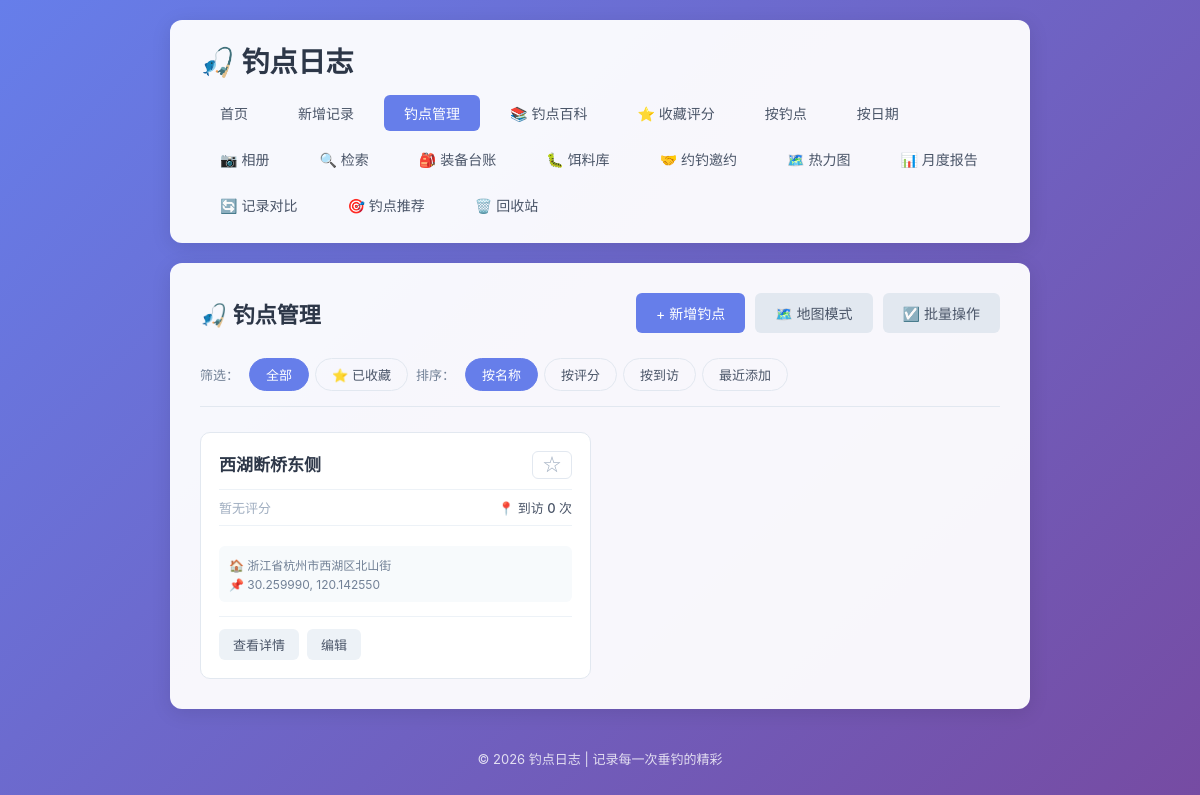
The app's page /spots, older data.
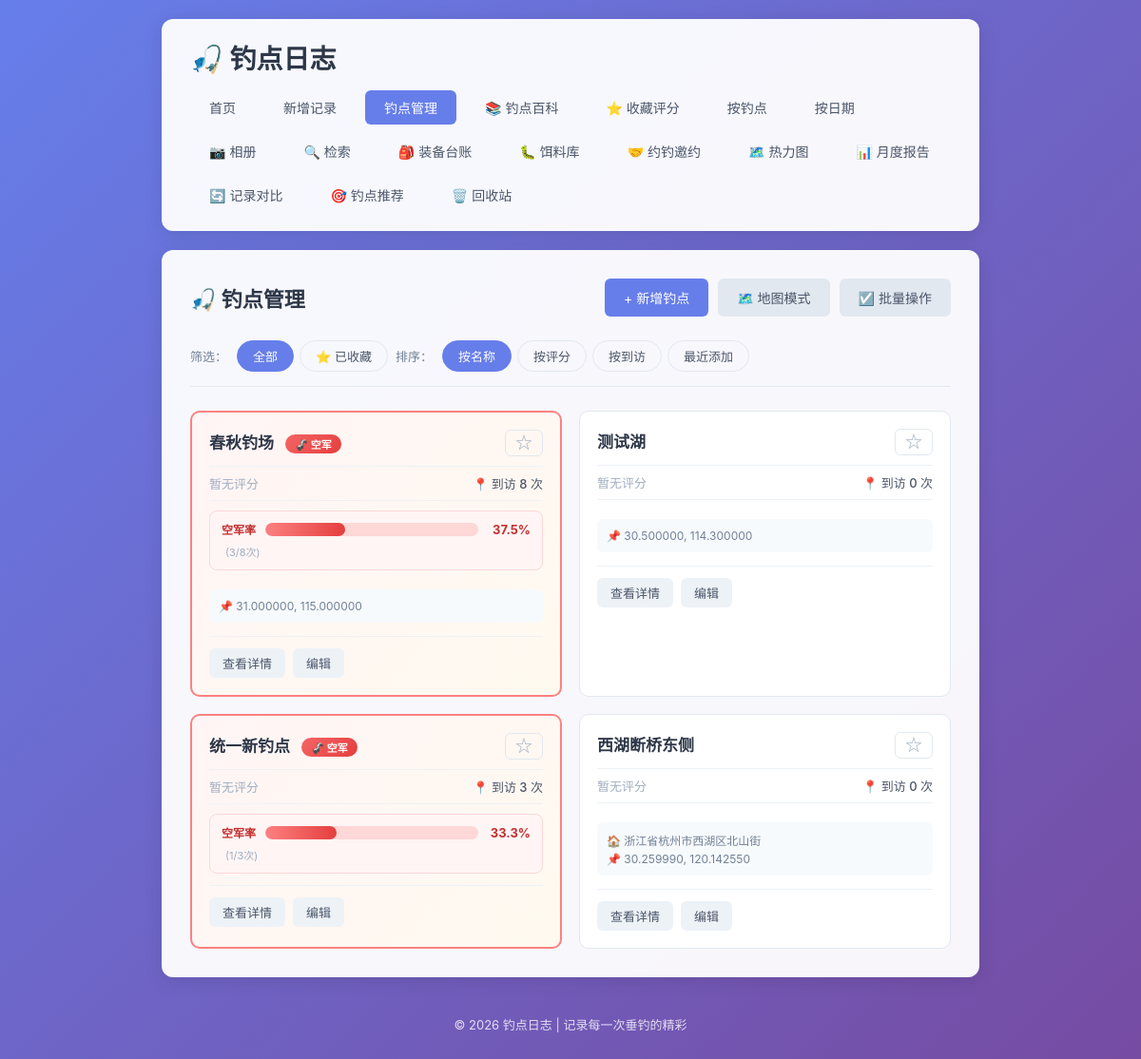
The same page, newer data.
### tables this page shows
CREATE TABLE fishing_spots (
            id INTEGER PRIMARY KEY AUTOINCREMENT,
            name TEXT NOT NULL UNIQUE,
            description TEXT,
            latitude REAL,
            longitude REAL,
            address TEXT,
            is_favorite INTEGER DEFAULT 0,
            created_at TIMESTAMP DEFAULT CURRENT_TIMESTAMP
        , deleted_at TIMESTAMP);

### app.py (the view)
@app.route('/spots')
def spots_list():
    conn = get_db()
    filter_type = request.args.get('filter', 'all')
    sort_by = request.args.get('sort', 'name')
    query = '''
        SELECT s.*,
               (SELECT AVG(r.rating) FROM spot_ratings r WHERE r.spot_id = s.id) as avg_rating,
               (SELECT COUNT(*) FROM spot_ratings r WHERE r.spot_id = s.id) as rating_count
        FROM fishing_spots s
        WHERE s.deleted_at IS NULL
    '''
    params = []
    conditions = []
    if filter_type == 'favorite':
        conditions.append('s.is_favorite = 1')
    if conditions:
        query += ' AND ' + ' AND '.join(conditions)
    if sort_by == 'rating':
        query += ' ORDER BY avg_rating IS NULL, avg_rating DESC, s.name'
    elif sort_by == 'visit':
        query += ' ORDER BY (SELECT COUNT(*) FROM fishing_logs l WHERE l.spot = s.name) DESC, s.name'
    elif sort_by == 'recent':
        query += ' ORDER BY s.created_at DESC'
    else:
        query += ' ORDER BY s.name'
    spots = conn.execute(query, params).fetchall()
    spot_list = []
    for spot in spots:
        spot_dict = dict(spot)
        spot_dict['visit_count'] = get_spot_visit_count(conn, spot['name'])
        spot_dict['avg_rating'] = round(spot_dict['avg_rating'], 1) if spot_dict['avg_rating'] else 0
        spot_dict['skunk_stats'] = get_spot_skunk_stats(conn, spot['name'])
        spot_list.append(spot_dict)
    conn.close()
    return render_template('spots.html', spots=spot_list, filter_type=filter_type, sort_by=sort_by)

### app.py (called while the page is built)
def get_db():
    conn = sqlite3.connect(DB_PATH)
    conn.row_factory = sqlite3.Row
    return conn

def get_spot_visit_count(conn, spot_name):
    result = conn.execute(
        'SELECT COUNT(*) as cnt FROM fishing_logs WHERE spot = ? AND deleted_at IS NULL',
        (spot_name,)
    ).fetchone()
    return result['cnt'] if result else 0

def is_skunked(harvest_str):
    if not harvest_str:
        return True
    harvest_str = str(harvest_str).strip()
    if not harvest_str:
        return True
    zero_keywords = [
        '空军', '白板', '打龟', '空手', '空竿', '光头',
        '没钓到', '无收获', '零收获', '零', '0', '打飞机',
        '参军', '空', '龟', '白跑一趟', '参军了', '空军了'
    ]
    lower_str = harvest_str.lower()
    for kw in zero_keywords:
        if kw.lower() in lower_str:
            return True
    return False

### templates/spots.html (shortened to what this page needs)
{% extends 'base.html' %}
{% block content %}
    <div class="page-header">
        <h2>🎣 钓点管理</h2>
        <div style="display: flex; gap: 10px; flex-wrap: wrap;">
            <a href="{{ url_for('add_spot') }}" class="btn btn-primary">+ 新增钓点</a>
            <button class="btn btn-secondary" id="toggle-map-btn" onclick="toggleMapView()">🗺️ 地图模式</button>
            <button class="btn btn-secondary" id="toggleBatchBtn" onclick="toggleBatchMode()">☑️ 批量操作</button>
        </div>
    </div>
    <div class="filter-bar">
        <div class="filter-group">
            <span class="filter-label">筛选：</span>
            <a href="{{ url_for('spots_list', filter='all', sort=sort_by) }}" class="filter-btn {% if filter_type == 'all' %}active{% endif %}">全部</a>
            <a href="{{ url_for('spots_list', filter='favorite', sort=sort_by) }}" class="filter-btn {% if filter_type == 'favorite' %}active{% endif %}">⭐ 已收藏</a>
        </div>
        <div class="filter-group">
            <span class="filter-label">排序：</span>
            <a href="{{ url_for('spots_list', filter=filter_type, sort='name') }}" class="filter-btn {% if sort_by == 'name' %}active{% endif %}">按名称</a>
            <a href="{{ url_for('spots_list', filter=filter_type, sort='rating') }}" class="filter-btn {% if sort_by == 'rating' %}active{% endif %}">按评分</a>
            <a href="{{ url_for('spots_list', filter=filter_type, sort='visit') }}" class="filter-btn {% if sort_by == 'visit' %}active{% endif %}">按到访</a>
            <a href="{{ url_for('spots_list', filter=filter_type, sort='recent') }}" class="filter-btn {% if sort_by == 'recent' %}active{% endif %}">最近添加</a>
        </div>
    </div>
    <div id="spots-list-container">
    {% if spots %}
        <div class="spot-grid">
            {% for spot in spots %}
                <div class="spot-card {% if spot['skunk_stats']['has_skunk'] %}spot-card-skunked{% endif %} {% if spot['skunk_stats']['recent_skunk'] %}spot-card-recent-skunk{% endif %}" data-spot-id="{{ spot['id'] }}" data-spot-name="{{ spot['name'] }}">
                    <div class="spot-card-header">
                        <div class="spot-title-row">
                            <h3 class="spot-name">
                                <a href="{{ url_for('spot_detail', spot_id=spot['id']) }}">{{ spot['name'] }}</a>
                                {% if spot['skunk_stats']['has_skunk'] %}
                                    <span class="skunk-badge {% if spot['skunk_stats']['recent_skunk'] %}skunk-badge-recent{% endif %}" title="空军率 {{ spot['skunk_stats']['skunk_rate'] }}%">
                                        🦨 空军
                                    </span>
                                {% endif %}
                            </h3>
                            <button class="favorite-btn {% if spot['is_favorite'] %}favorited{% endif %}"
                                    data-spot-id="{{ spot['id'] }}"
                                    onclick="toggleFavorite(this); event.stopPropagation();">
                                {% if spot['is_favorite'] %}★{% else %}☆{% endif %}
                            </button>
                        </div>
                        <div class="spot-stats">
                            <div class="spot-rating">
                                {% if spot['avg_rating'] > 0 %}
                                    <span class="rating-stars">
                                        {% for i in range(5) %}
                                            {% if i < spot['avg_rating']|round(0, 'floor') %}★
                                            {% else %}☆{% endif %}
                                        {% endfor %}
                                    </span>
                                    <span class="rating-value">{{ spot['avg_rating'] }}</span>
                                    <span class="rating-count">({{ spot['rating_count'] }})</span>
                                {% else %}
                                    <span class="no-rating">暂无评分</span>
                                {% endif %}
                            </div>
                            <div class="spot-visits">
                                📍 到访 {{ spot['visit_count'] }} 次
                            </div>
                        </div>
                        {% if spot['skunk_stats']['total_count'] > 0 %}
                        <div class="spot-skunk-stats">
                            <div class="skunk-rate-container">
                                <span class="skunk-rate-label">空军率</span>
                                <div class="skunk-rate-bar">
                                    <div class="skunk-rate-fill" style="width: {{ spot['skunk_stats']['skunk_rate'] }}%"></div>
                                </div>
                                <span class="skunk-rate-value">{{ spot['skunk_stats']['skunk_rate'] }}%</span>
                            </div>
                            <span class="skunk-count-text">({{ spot['skunk_stats']['skunk_count'] }}/{{ spot['skunk_stats']['total_count'] }}次)</span>
                        </div>
                        {% endif %}
                    </div>
                    {% if spot['address'] or spot['latitude'] %}
                        <div class="spot-location">
                            {% if spot['address'] %}
                                <span class="spot-address">🏠 {{ spot['address'] }}</span>
                            {% endif %}
                            {% if spot['latitude'] and spot['longitude'] %}
                                <span class="spot-coords">
                                    📌 {{ '%.6f'|format(spot['latitude']) }}, {{ '%.6f'|format(spot['longitude']) }}
                                </span>
                            {% endif %}
                        </div>
                    {% endif %}
                    <div class="spot-card-footer">
                        <a href="{{ url_for('spot_detail', spot_id=spot['id']) }}" class="btn btn-small">查看详情</a>
                        <a href="{{ url_for('edit_spot', spot_id=spot['id']) }}" class="btn btn-small">编辑</a>
                    </div>
                </div>
            {% endfor %}
        </div>
    {% else %}
        <div class="empty-state">
            <p>{% if filter_type == 'favorite' %}还没有收藏的钓点哦！{% else %}还没有添加任何钓点，快去添加第一个吧！{% endif %}</p>
            <a href="{{ url_for('add_spot') }}" class="btn btn-primary">+ 新增钓点</a>
        </div>
    {% endif %}
    </div>
    <link rel="stylesheet" href="https://unpkg.com/leaflet@1.9.4/dist/leaflet.css" />
{% endblock %}

### templates/base.html (shortened to what this page needs)
<!DOCTYPE html>
<html lang="zh-CN">
<head>
    <link rel="stylesheet" href="{{ url_for('static', filename='style.css') }}">
</head>
<body>
    <div class="container">
        <header>
            <h1>🎣 钓点日志</h1>
            <nav>
                <a href="{{ url_for('index') }}" class="{% if request.endpoint == 'index' %}active{% endif %}">首页</a>
                <a href="{{ url_for('add_log') }}" class="{% if request.endpoint == 'add_log' %}active{% endif %}">新增记录</a>
                <a href="{{ url_for('spots_list') }}" class="{% if request.endpoint in ['spots_list', 'spot_detail', 'add_spot', 'edit_spot'] %}active{% endif %}">钓点管理</a>
                <a href="{{ url_for('wiki_list') }}" class="{% if request.endpoint in ['wiki_list', 'wiki_detail', 'wiki_add', 'wiki_edit'] %}active{% endif %}">📚 钓点百科</a>
                <a href="{{ url_for('spots_list', filter='favorite') }}" class="{% if request.endpoint == 'spots_list' and request.args.get('filter') == 'favorite' %}active{% endif %}">⭐ 收藏评分</a>
                <a href="{{ url_for('by_spot') }}" class="{% if request.endpoint == 'by_spot' %}active{% endif %}">按钓点</a>
                <a href="{{ url_for('by_date') }}" class="{% if request.endpoint == 'by_date' %}active{% endif %}">按日期</a>
                <a href="{{ url_for('gallery') }}" class="{% if request.endpoint == 'gallery' %}active{% endif %}">📷 相册</a>
                <a href="{{ url_for('search_logs') }}" class="{% if request.endpoint == 'search_logs' %}active{% endif %}">🔍 检索</a>
                <a href="{{ url_for('equipments_list') }}" class="">🎒 装备台账</a>
                <a href="{{ url_for('baits_list') }}" class="{% if request.endpoint in ['baits_list', 'add_bait', 'edit_bait'] %}active{% endif %}">🐛 饵料库</a>
                <a href="{{ url_for('invitations_list') }}" class="{% if request.endpoint in ['invitations_list', 'add_invitation', 'invitations_detail', 'edit_invitation'] %}active{% endif %}">🤝 约钓邀约</a>
                <a href="{{ url_for('heatmap') }}" class="{% if request.endpoint == 'heatmap' %}active{% endif %}">🗺️ 热力图</a>
                <a href="{{ url_for('monthly_report') }}" class="{% if request.endpoint == 'monthly_report' %}active{% endif %}">📊 月度报告</a>
                <a href="{{ url_for('compare_select') }}" class="{% if request.endpoint in ['compare_select', 'compare_results'] %}active{% endif %}">🔄 记录对比</a>
                <a href="{{ url_for('spot_recommendation') }}" class="{% if request.endpoint == 'spot_recommendation' %}active{% endif %}">🎯 钓点推荐</a>
                <a href="{{ url_for('recycle_bin') }}" class="{% if request.endpoint in ['recycle_bin', 'restore_item', 'permanent_delete_item', 'batch_restore', 'batch_permanent_delete'] %}active{% endif %}">🗑️ 回收站</a>
            </nav>
        </header>
        <main>
            {% block content %}{% endblock %}
        </main>
        <footer>
            <p>© 2026 钓点日志 | 记录每一次垂钓的精彩</p>
        </footer>
    </div>
</body>
</html>

Row changes from the older to the newer data that the page shows:
added fishing_spots: name "春秋钓场", visit_count "8", skunk_stats.skunk_rate "37.5", skunk_stats.skunk_count "3", skunk_stats.total_count "8", latitude "31.000000", longitude "115.000000"
added fishing_spots: name "测试湖", visit_count "0", latitude "30.500000", longitude "114.300000"
added fishing_spots: name "统一新钓点", visit_count "3", skunk_stats.skunk_rate "33.3", skunk_stats.skunk_count "1", skunk_stats.total_count "3"
